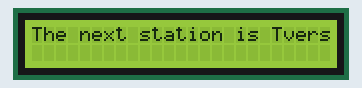
Simulated run of this sketch. Board: Arduino Uno, built with avr-gcc and run on an emulated ATmega328P. On the bench: 25×2 character LCD.

Above: at 0.1 s.
At 1.6 s:
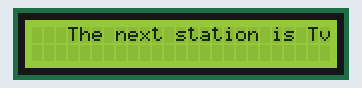
At 3.2 s:
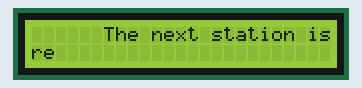
At 6.7 s:
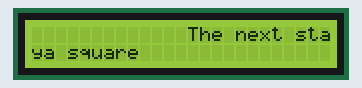
At 9.8 s:
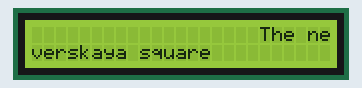
At 13.4 s:
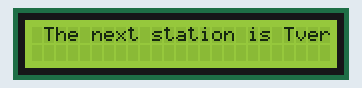

The sketch:

cool_bojo_densor1__1_.ino
```cpp
#include <LiquidCrystal.h>
LiquidCrystal lcd(12, 11, 5, 4, 3, 2);

void setup()
{
  lcd.begin(25, 2);
}

void loop()
 {
  for (int f=0; f<25; f++)
   {
   lcd.setCursor(f, 0);
     lcd.print("The next station is Tverskaya square");
     delay(500);
    lcd.print("is Tverskaya square");
    lcd.clear();
   }
}
```

Measured:
- by itself, everything shown: repeats every 12.7 s, in 26 steps
- what the display in image 1 shows lasts 0.5 s, from 1.6 s to 2.1 s
